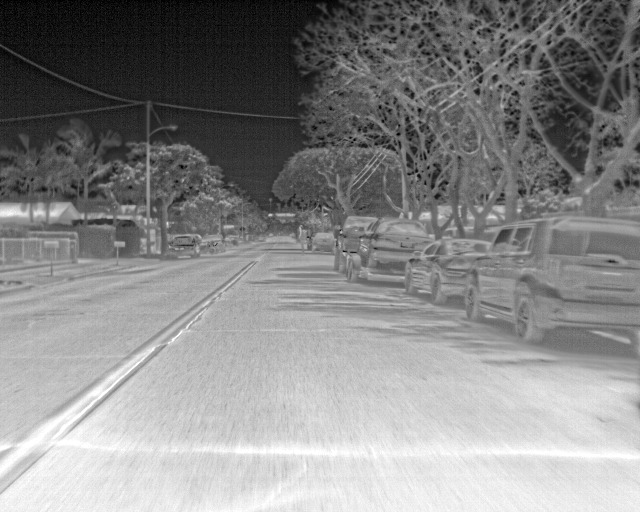
#> input picture flir_data/images_thermal_train/data/video-2Af3dwvs6YPfwSSf6-frame-002850-cgsxfPLceDwscCPZu.jpg, 640 x 512 px; its folder holds only this picture in this run
$ python convert_folder.py
#> lines starting #> are read from the running program, lines starting #| are printed output that depends on the picture
import os
import sys
import cv2
from tqdm import tqdm

thermal_folders = [el for el in os.listdir(os.curdir) if "images_thermal" in el or "video_thermal" in el]
print("iterating over the following folders")
print(thermal_folders)

print("outputs will be in root dir of the respective folder type under the folder small with the exact same name as the original")
for folder in thermal_folders:
    parent = os.path.join(folder, 'data')
    images = os.listdir(os.path.join(folder, 'data'))
    os.makedirs(os.path.join(folder,'small'), exist_ok=True)
    for image in tqdm(images):
        img = cv2.imread(os.path.join(parent,image), 1)
#> img is the input picture: shape (512, 640, 3); min 0, max 255, mean 135.6
        new_dim = (160, 120)
        nuimg = cv2.resize(img, new_dim, interpolation=cv2.INTER_CUBIC)
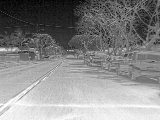
#> nuimg: shape (120, 160, 3); min 0, max 255, mean 135.4
        nupath = os.path.join(parent, image).replace('data', 'small')
        cv2.imwrite(nupath, nuimg)

print("Done")

$ run again, on flir_data/images_thermal_train/data/video-5YffDt2oYT6CDzYHk-frame-000430-b4zzAru9oQkqQ7zoG.jpg
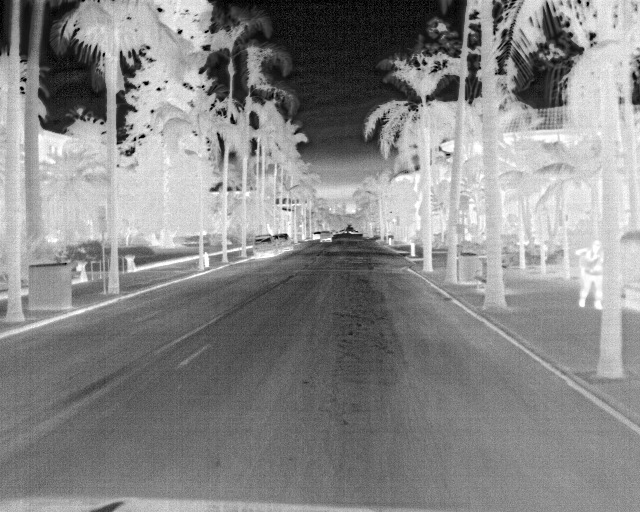
#> input picture flir_data/images_thermal_train/data/video-5YffDt2oYT6CDzYHk-frame-000430-b4zzAru9oQkqQ7zoG.jpg, 640 x 512 px
#> img is the input picture: shape (512, 640, 3); min 0, max 255, mean 136.4
#> `nuimg = cv2.resize(img, new_dim, interpolation=cv2.INTER_CUBIC)`:
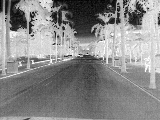
#> nuimg: shape (120, 160, 3); min 0, max 255, mean 136.5

$ run again, on flir_data/images_thermal_train/data/video-5v4MPkCMGEKPfroxc-frame-000285-M8qDkmPHxWQajYdEK.jpg
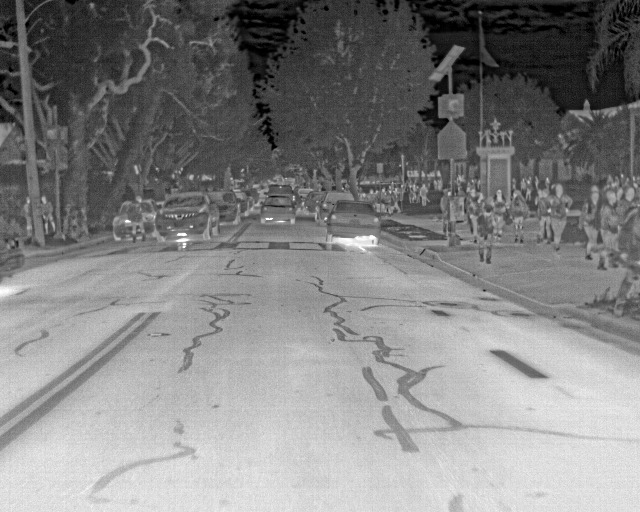
#> input picture flir_data/images_thermal_train/data/video-5v4MPkCMGEKPfroxc-frame-000285-M8qDkmPHxWQajYdEK.jpg, 640 x 512 px
#> img is the input picture: shape (512, 640, 3); min 0, max 255, mean 131
#> `nuimg = cv2.resize(img, new_dim, interpolation=cv2.INTER_CUBIC)`:
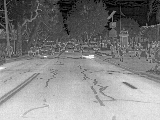
#> nuimg: shape (120, 160, 3); min 0, max 255, mean 131.1

$ run again, on flir_data/images_thermal_train/data/video-86XuF6pPvWfBCqyNt-frame-002487-hCcCBNia58o7i9dJG.jpg
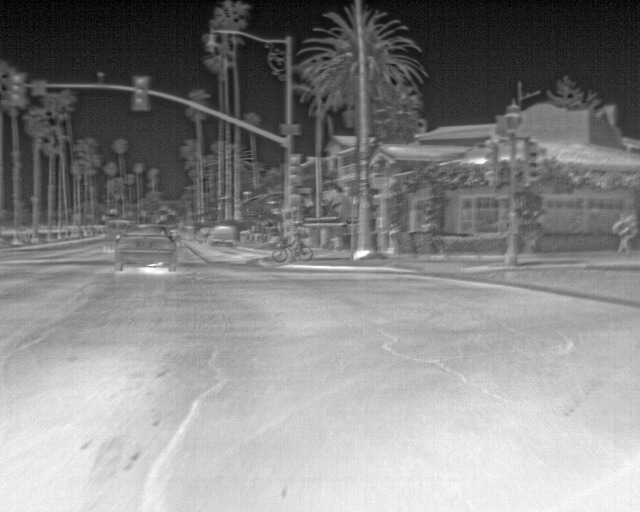
#> input picture flir_data/images_thermal_train/data/video-86XuF6pPvWfBCqyNt-frame-002487-hCcCBNia58o7i9dJG.jpg, 640 x 512 px
#> img is the input picture: shape (512, 640, 3); min 0, max 255, mean 134.8
#> `nuimg = cv2.resize(img, new_dim, interpolation=cv2.INTER_CUBIC)`:
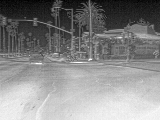
#> nuimg: shape (120, 160, 3); min 0, max 255, mean 134.8

$ run again, on flir_data/images_thermal_train/data/video-2Af3dwvs6YPfwSSf6-frame-006600-ArDJCv48ErBiaxtpn.jpg
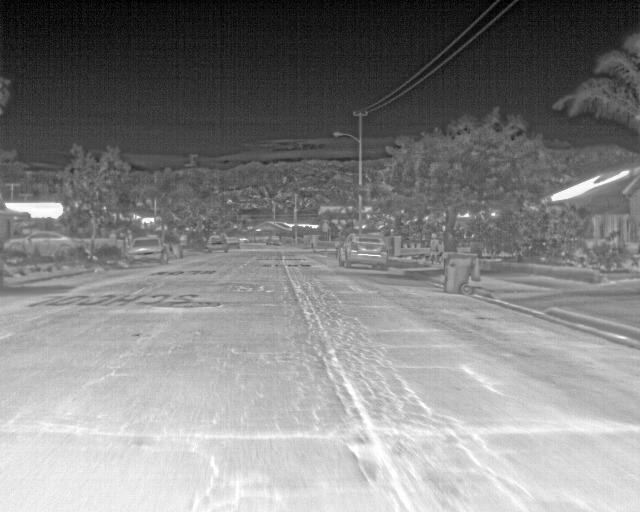
#> input picture flir_data/images_thermal_train/data/video-2Af3dwvs6YPfwSSf6-frame-006600-ArDJCv48ErBiaxtpn.jpg, 640 x 512 px
#> img is the input picture: shape (512, 640, 3); min 0, max 255, mean 131.6
#> `nuimg = cv2.resize(img, new_dim, interpolation=cv2.INTER_CUBIC)`:
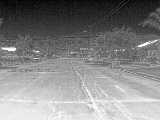
#> nuimg: shape (120, 160, 3); min 0, max 255, mean 131.5
